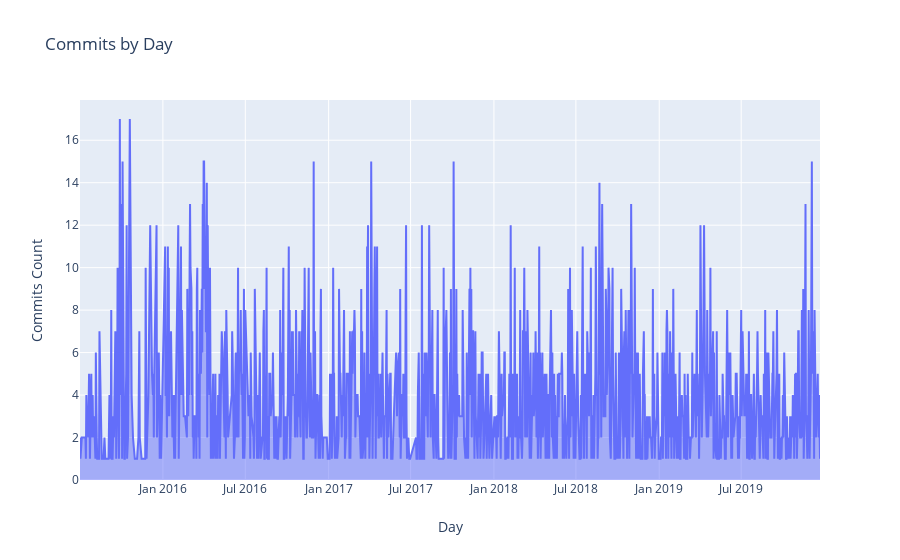

This figure's notebook cell:
### Code cell
fig = go.Figure([go.Scatter(
    x=commits_by_day.index, 
    y=commits_by_day.commit_count, 
    text=commits_by_day.commit_count, 
    fill='tozeroy')])
fig.update_layout(title = 'Commits by Day', xaxis_title = 'Day', yaxis_title = 'Commits Count')
fig.show()

### Figure 1 — Plotly figure (JSON) as saved in the notebook; plotly's stock layout.template omitted (floating-point values rounded to 4 significant figures; data arrays with more than 128 entries replaced by an {"elided": "..."} marker saying what was removed)
{"data": [{"fill": "tozeroy", "text": {"elided": "1195 int values"}, "type": "scatter", "x": {"elided": "1195 str values"}, "y": {"elided": "1195 int values"}}], "layout": {"title": {"text": "Commits by Day"}, "xaxis": {"title": {"text": "Day"}}, "yaxis": {"title": {"text": "Commits Count"}}}}
